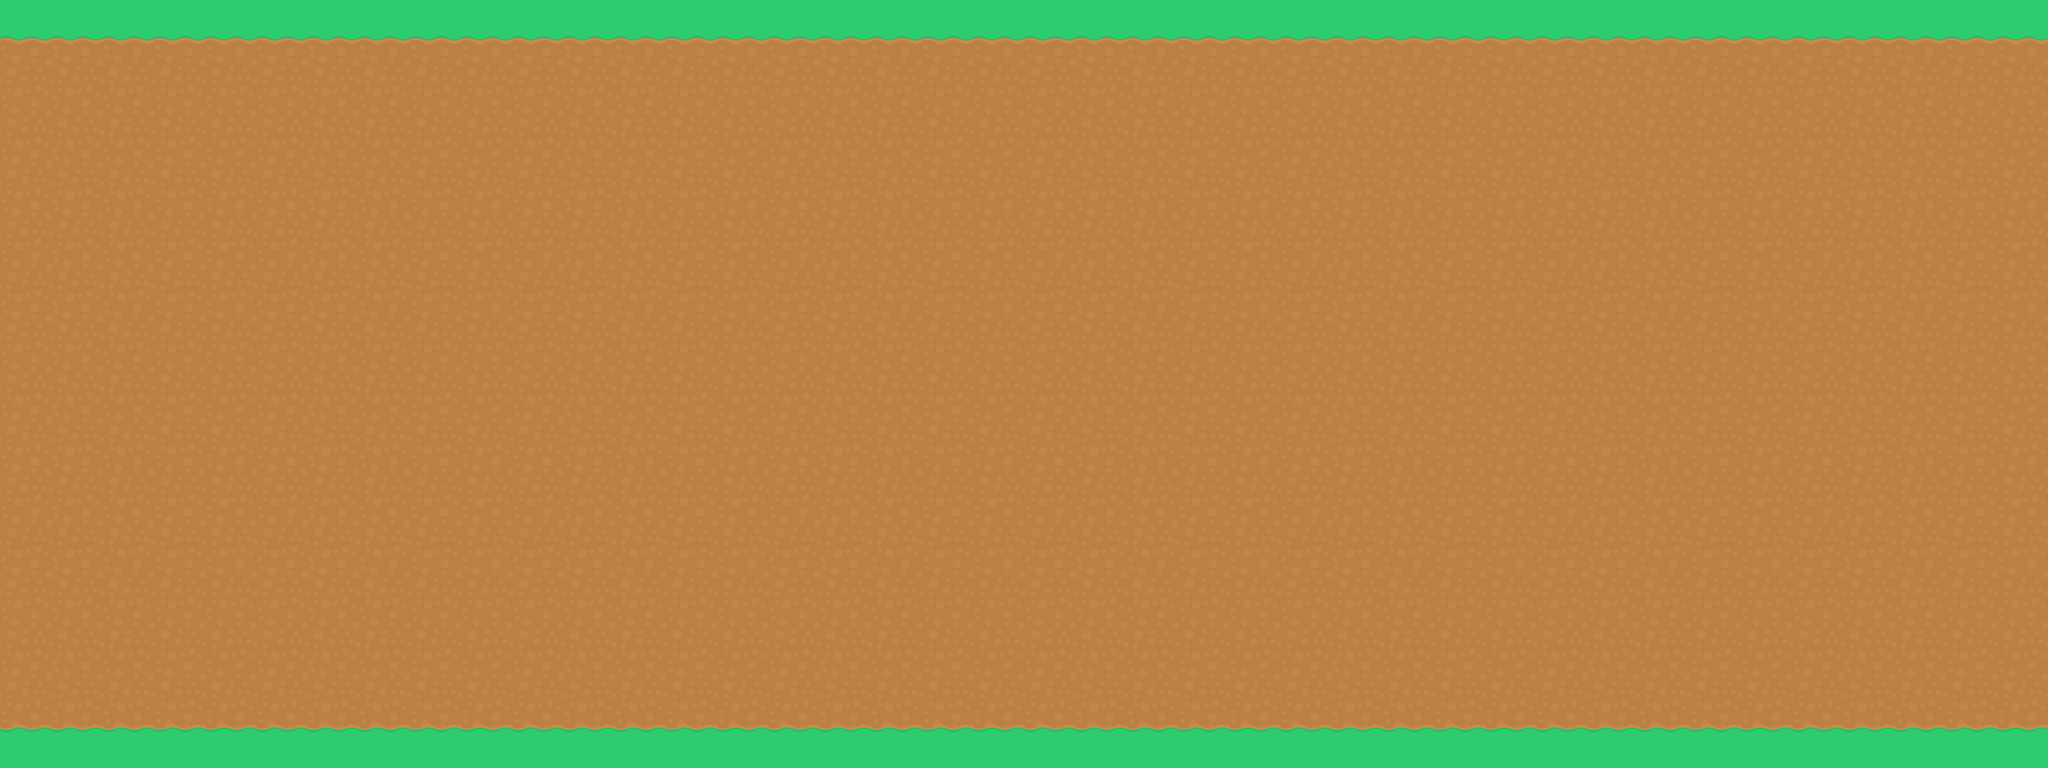

This is a level from a 2D game, rendered from its Tiled map with the project's own tilesets. A one-line summary and the map file follow, with tile-layer data summarised:
An orthogonal 40x15 tile map with 128x128 px tiles, 4 tile layers (Grass, Path, Bushes, Rocks).

<map version="1.0" orientation="orthogonal" renderorder="right-up" width="40" height="15" tilewidth="128" tileheight="128" nextobjectid="1">
 <tileset firstgid="1" name="tileset" tilewidth="128" tileheight="128" tilecount="299" columns="23">
  <image source="../tileset.png" width="2944" height="1664" />
 </tileset>
 <layer name="Grass" width="40" height="15">
  <data>[600 cells, 81 non-empty, 2 distinct tile ids]</data>
 </layer>
 <layer name="Path" width="40" height="15">
  <data>[600 cells, 520 non-empty, 1 distinct tile ids]</data>
 </layer>
 <layer name="Bushes" width="40" height="15">
  <data>[600 cells, 0 non-empty, 0 distinct tile ids]</data>
 </layer>
 <layer name="Rocks" width="40" height="15">
  <data>[600 cells, 0 non-empty, 0 distinct tile ids]</data>
 </layer>
</map>
